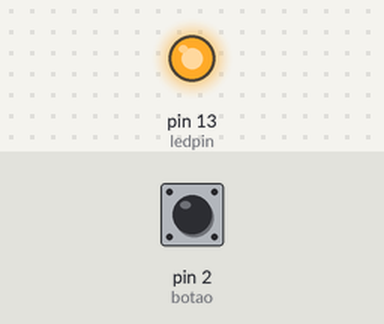
This sketch was run on a simulated Arduino Uno, built with avr-gcc and run on an emulated ATmega328P. On the bench: output pins drawn as LEDs (lit = HIGH). The test bench sets the inputs (shaded band); at power-on: pin 2 (botao) LOW.

Above: at 1.2 s.
1.3 s: pin 2 (botao) pulled HIGH for 0.15 s
At 1.37 s:
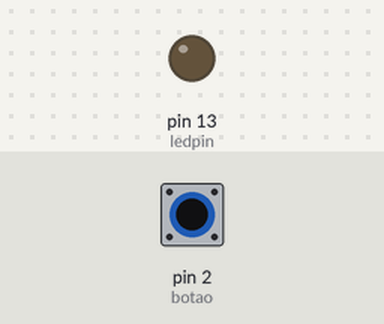
2.9 s: pin 2 (botao) pulled HIGH for 3.2 s
At 7.0 s:
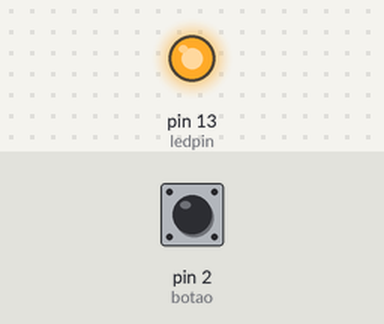
Timing chart, 0 to 8.5 s (numbered marks = the images above; inputs shaded):
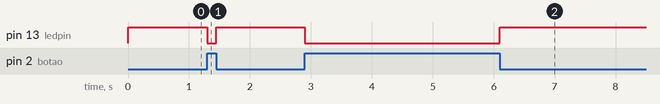

The sketch:

Bot_o_e_Led.ino
```cpp
const int ledpin = 13;
const int botao = 2;
int estado = 0;

void setup(){
  pinMode(ledpin, OUTPUT);
  pinMode(botao, INPUT);
}

void loop(){
  estado = digitalRead(botao);

  if(estado == HIGH){
    digitalWrite(ledpin, LOW);   //Led desligado
  }
  if(estado == LOW){
    digitalWrite(ledpin, HIGH);   //Led ligado
  }
}
```

Measured:
- after the input at 1.3 s, pin 13 (ledpin): HIGH → LOW at once, → HIGH 0.15 s later
- after the input at 2.9 s, pin 13 (ledpin): HIGH → LOW at once, → HIGH 3.2 s later
